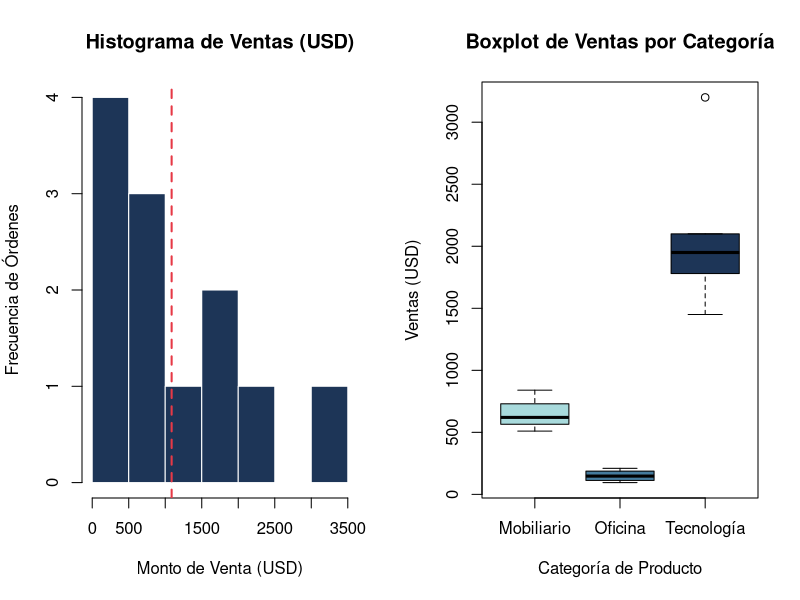

Write R code to recreate this figure.
# ==============================================================================
# Script de Análisis Estadístico y Exploratorio en R (Vectores, DataFrames y apply)
# Autor: Rubén David Barrios Bello - Data Analyst & BI Developer
# Certificación: Experto en Análisis y Visualización de Datos + IA (DataBoosters)
# ==============================================================================

# 1. Creación de Vectores y DataFrame Analítico
id_transaccion <- 1:12
categoria <- factor(c(
  "Tecnología", "Mobiliario", "Oficina", "Tecnología",
  "Oficina", "Mobiliario", "Tecnología", "Oficina",
  "Mobiliario", "Tecnología", "Oficina", "Tecnología"
))
ventas_usd <- c(1450.0, 620.5, 130.0, 2100.0, 95.0, 840.0, 1780.0, 210.0, 510.0, 3200.0, 165.0, 1950.0)
costo_usd  <- c(870.0,  430.0, 78.0,  1200.0, 60.0, 590.0, 1050.0, 125.0, 360.0, 1850.0, 98.0,  1150.0)
dias_envio <- c(2, 4, 3, 1, 5, 4, 2, 3, 6, 1, 3, 2)

df_ventas <- data.frame(
  id_transaccion = id_transaccion,
  categoria      = categoria,
  ventas_usd     = ventas_usd,
  costo_usd      = costo_usd,
  dias_envio     = dias_envio
)

# Cálculo vectorial de Utilidad y Margen %
df_ventas$utilidad_usd <- df_ventas$ventas_usd - df_ventas$costo_usd
df_ventas$margen_pct   <- round((df_ventas$utilidad_usd / df_ventas$ventas_usd) * 100, 2)

# 2. Uso de la Familia apply (apply, lapply, sapply, tapply)
metricas_mat <- df_ventas[, c("ventas_usd", "costo_usd", "utilidad_usd", "margen_pct", "dias_envio")]

# Media y Desviación Estándar por columna con apply()
medias_columnas  <- apply(metricas_mat, MARGIN = 2, FUN = mean)
desvios_columnas <- apply(metricas_mat, MARGIN = 2, FUN = sd)

# Verificación de tipos y nulos con sapply()
estructura_tipos <- sapply(df_ventas, class)
conteo_nulos     <- sapply(df_ventas, function(x) sum(is.na(x)))

# Agregación por categoría con tapply() (equivalente a GROUP BY en SQL)
ventas_por_cat   <- tapply(df_ventas$ventas_usd, df_ventas$categoria, sum)
margen_medio_cat <- tapply(df_ventas$margen_pct, df_ventas$categoria, mean)

cat("=== RESUMEN ESTADÍSTICO EN R (FAMILIA APPLY) ===\n")
print(round(medias_columnas, 2))
cat("\n=== VENTAS TOTALES POR CATEGORÍA (TAPPLY) ===\n")
print(ventas_por_cat)

# 3. Generación de Gráficos Personalizados (Histograma y Boxplot)
png("r_eda_distribucion_ventas.png", width = 1200, height = 600, res = 120)
par(mfrow = c(1, 2), mar = c(5, 4, 4, 2) + 0.1)

hist(
  df_ventas$ventas_usd,
  breaks = 6,
  col    = "#1D3557",
  border = "white",
  main   = "Histograma de Ventas (USD)",
  xlab   = "Monto de Venta (USD)",
  ylab   = "Frecuencia de Órdenes"
)
abline(v = mean(df_ventas$ventas_usd), col = "#E63946", lwd = 2, lty = 2)

boxplot(
  ventas_usd ~ categoria,
  data = df_ventas,
  col  = c("#A8DADC", "#457B9D", "#1D3557"),
  main = "Boxplot de Ventas por Categoría",
  xlab = "Categoría de Producto",
  ylab = "Ventas (USD)"
)
dev.off()
